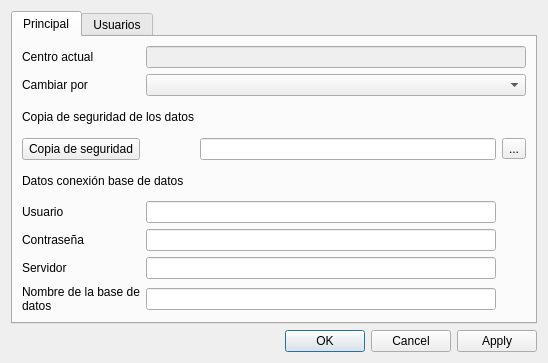
<?xml version="1.0" encoding="UTF-8"?>
<ui version="4.0">
 <class>Configuracion</class>
 <widget class="QDialog" name="Configuracion">
  <property name="geometry">
   <rect>
    <x>0</x>
    <y>0</y>
    <width>548</width>
    <height>363</height>
   </rect>
  </property>
  <property name="windowTitle">
   <string>Configuración</string>
  </property>
  <layout class="QVBoxLayout" name="verticalLayout">
   <item>
    <widget class="QTabWidget" name="tabWidget">
     <property name="currentIndex">
      <number>0</number>
     </property>
     <widget class="QWidget" name="tabConf">
      <attribute name="title">
       <string>Principal</string>
      </attribute>
      <layout class="QVBoxLayout" name="verticalLayout_3">
       <item>
        <layout class="QGridLayout" name="gridLayout">
         <item row="1" column="0">
          <widget class="QLabel" name="label">
           <property name="text">
            <string>Cambiar por</string>
           </property>
          </widget>
         </item>
         <item row="1" column="1" colspan="3">
          <widget class="QComboBox" name="cbCentros"/>
         </item>
         <item row="0" column="0">
          <widget class="QLabel" name="label_2">
           <property name="text">
            <string>Centro actual</string>
           </property>
          </widget>
         </item>
         <item row="0" column="1" colspan="3">
          <widget class="QLineEdit" name="edtCentro">
           <property name="enabled">
            <bool>false</bool>
           </property>
          </widget>
         </item>
         <item row="2" column="0" colspan="2">
          <widget class="QLabel" name="label_5">
           <property name="text">
            <string>Copia de seguridad de los datos</string>
           </property>
          </widget>
         </item>
         <item row="6" column="0">
          <widget class="QLabel" name="label_3">
           <property name="text">
            <string>Usuario</string>
           </property>
          </widget>
         </item>
         <item row="7" column="0">
          <widget class="QLabel" name="label_4">
           <property name="text">
            <string>Contraseña</string>
           </property>
          </widget>
         </item>
         <item row="8" column="0">
          <widget class="QLabel" name="label_6">
           <property name="text">
            <string>Servidor</string>
           </property>
          </widget>
         </item>
         <item row="9" column="0">
          <widget class="QLabel" name="label_8">
           <property name="text">
            <string>Nombre de la base de datos</string>
           </property>
           <property name="wordWrap">
            <bool>true</bool>
           </property>
          </widget>
         </item>
         <item row="6" column="1" colspan="2">
          <widget class="QLineEdit" name="ledtUserBD"/>
         </item>
         <item row="7" column="1" colspan="2">
          <widget class="QLineEdit" name="ledtPassBD">
           <property name="echoMode">
            <enum>QLineEdit::Password</enum>
           </property>
          </widget>
         </item>
         <item row="8" column="1" colspan="2">
          <widget class="QLineEdit" name="ledtServerBD"/>
         </item>
         <item row="9" column="1" colspan="2">
          <widget class="QLineEdit" name="ledtNameBD"/>
         </item>
         <item row="5" column="0" colspan="2">
          <widget class="QLabel" name="label_9">
           <property name="text">
            <string>Datos conexión base de datos</string>
           </property>
          </widget>
         </item>
         <item row="3" column="0">
          <widget class="QPushButton" name="btnBackup">
           <property name="text">
            <string>Copia de seguridad</string>
           </property>
          </widget>
         </item>
         <item row="3" column="2">
          <widget class="QLineEdit" name="ledtBinBackup">
           <property name="readOnly">
            <bool>true</bool>
           </property>
          </widget>
         </item>
         <item row="3" column="3">
          <widget class="QToolButton" name="btnBinBachup">
           <property name="text">
            <string>...</string>
           </property>
          </widget>
         </item>
        </layout>
       </item>
      </layout>
     </widget>
     <widget class="QWidget" name="tabUser">
      <attribute name="title">
       <string>Usuarios</string>
      </attribute>
      <layout class="QVBoxLayout" name="verticalLayout_5">
       <item>
        <layout class="QGridLayout" name="gridLayout_2">
         <item row="0" column="1" colspan="4">
          <widget class="QTableWidget" name="tableUsuarios">
           <property name="editTriggers">
            <set>QAbstractItemView::DoubleClicked</set>
           </property>
           <property name="alternatingRowColors">
            <bool>true</bool>
           </property>
           <property name="selectionBehavior">
            <enum>QAbstractItemView::SelectItems</enum>
           </property>
          </widget>
         </item>
         <item row="0" column="0">
          <widget class="QLabel" name="label_7">
           <property name="text">
            <string>Usuarios</string>
           </property>
           <property name="alignment">
            <set>Qt::AlignCenter</set>
           </property>
          </widget>
         </item>
         <item row="0" column="5">
          <layout class="QVBoxLayout" name="verticalLayout_4">
           <item>
            <widget class="QToolButton" name="btnAnyadirUser">
             <property name="text">
              <string>...</string>
             </property>
             <property name="icon">
              <iconset resource="iconos.qrc">
               <normaloff>:/iconos/iconos/Add.ico</normaloff>:/iconos/iconos/Add.ico</iconset>
             </property>
            </widget>
           </item>
           <item>
            <widget class="QToolButton" name="btnEliminarUser">
             <property name="text">
              <string>...</string>
             </property>
             <property name="icon">
              <iconset resource="iconos.qrc">
               <normaloff>:/iconos/iconos/Delete.ico</normaloff>:/iconos/iconos/Delete.ico</iconset>
             </property>
            </widget>
           </item>
          </layout>
         </item>
         <item row="2" column="2">
          <widget class="QPushButton" name="btnResPass">
           <property name="text">
            <string>Restablecer contraseña</string>
           </property>
          </widget>
         </item>
         <item row="2" column="4">
          <spacer name="horizontalSpacer">
           <property name="orientation">
            <enum>Qt::Horizontal</enum>
           </property>
           <property name="sizeHint" stdset="0">
            <size>
             <width>40</width>
             <height>20</height>
            </size>
           </property>
          </spacer>
         </item>
         <item row="2" column="3">
          <spacer name="horizontalSpacer_2">
           <property name="orientation">
            <enum>Qt::Horizontal</enum>
           </property>
           <property name="sizeHint" stdset="0">
            <size>
             <width>40</width>
             <height>20</height>
            </size>
           </property>
          </spacer>
         </item>
        </layout>
       </item>
      </layout>
     </widget>
    </widget>
   </item>
   <item>
    <widget class="QDialogButtonBox" name="buttonBox">
     <property name="orientation">
      <enum>Qt::Horizontal</enum>
     </property>
     <property name="standardButtons">
      <set>QDialogButtonBox::Apply|QDialogButtonBox::Cancel|QDialogButtonBox::Ok</set>
     </property>
    </widget>
   </item>
  </layout>
 </widget>
 <tabstops>
  <tabstop>cbCentros</tabstop>
  <tabstop>edtCentro</tabstop>
 </tabstops>
 <resources>
  <include location="iconos.qrc"/>
 </resources>
 <connections/>
</ui>
